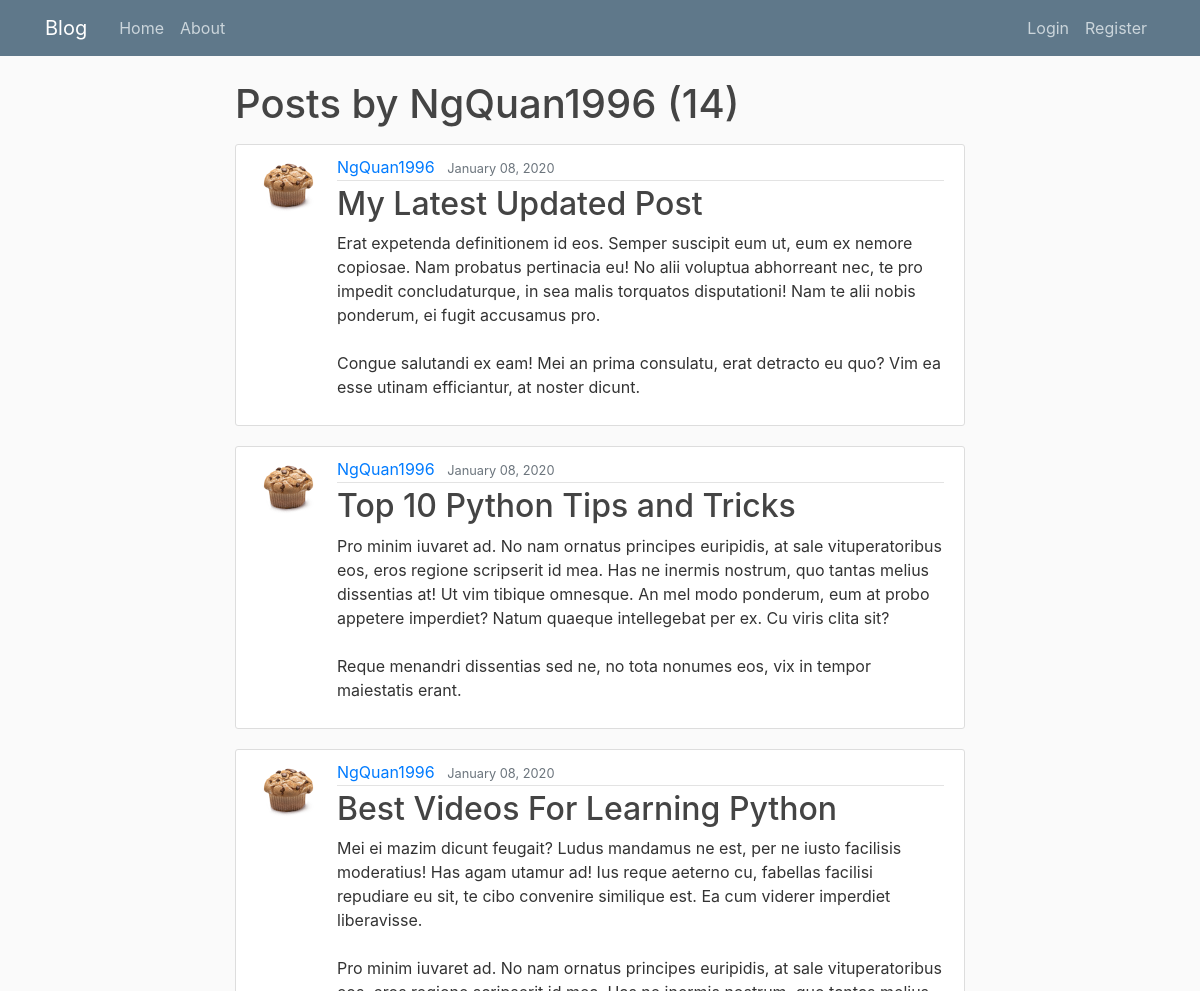
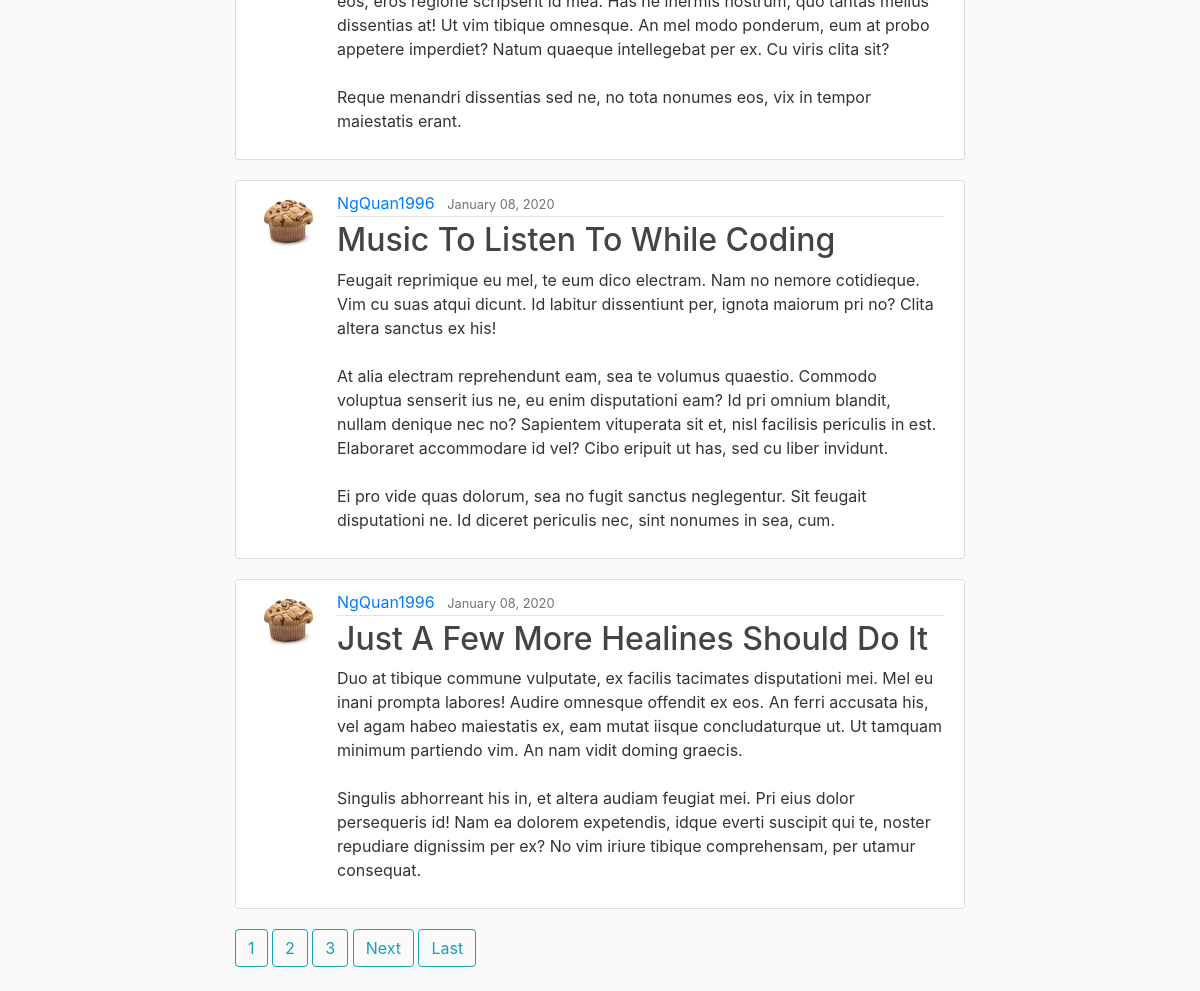
/user/NgQuan1996, run on the app's committed database (2 pictures, top to bottom).
### blog/models.py (models this page shows, shortened)
class Post(models.Model):
  title = models.CharField(max_length=100)
  content = models.TextField()
  date_posted = models.DateTimeField(default=timezone.now)
  author = models.ForeignKey(User, on_delete=models.CASCADE)

### users/models.py (models this page shows, shortened)
class Profile(models.Model):
  user = models.OneToOneField(User, on_delete=models.CASCADE)
  image = models.ImageField(default='default.jpg', upload_to='profile_pics')

### blog/views.py (the view)
# urls.py: path('user/<str:username>', UserPostListView.as_view(), name='user-posts'),
class UserPostListView(ListView):
  model = Post
  template_name = 'blog/user_posts.html'  # <app>/<model>_<viewtype>.html
  context_object_name = 'posts'
  paginate_by = 5
  def get_queryset(self):
    user = get_object_or_404(User, username=self.kwargs.get('username'))
    return Post.objects.filter(author=user).order_by('-date_posted')

### blog/templates/blog/user_posts.html (shortened to what this page needs)
{% extends "blog/base.html" %}
{% block content %}
  <h1 class="mb-3" >Posts by {{ view.kwargs.username }} ({{ page_obj.paginator.count }}) </h1>
  {% for post in posts %}
    <article class="media content-section">
      <img class="rounded-circle article-img" src="{{ post.author.profile.image.url }}">
      <div class="media-body">
        <div class="article-metadata">
          <a class="mr-2" href="{% url 'user-posts' post.author.username %}">{{ post.author }}</a>
          <small class="text-muted">{{ post.date_posted|date:"F d, Y" }}</small>
        </div>
        <h2><a class="article-title" href="{% url 'post-detail' post.id %}">{{ post.title }}</a></h2>
        <p class="article-content">{{ post.content }}</p>
      </div>
    </article>
  {% endfor %}
{% if is_paginated %}
    {% for num in page_obj.paginator.page_range %}
      {% if page.obj.number == num %}
        <a class="btn btn-outline-info mb-4" href="?page={{ num }}">{{ num }}</a>
      {% elif num > page_obj.number|add:'-3' and num < page_obj.number|add:'3' %}
        <a class="btn btn-outline-info mb-4" href="?page={{ num }}">{{ num }}</a>
      {% endif %}
    {% endfor %}
    {% if page_obj.has_next %}
      <a class="btn btn-outline-info mb-4" href="?page={{ page_obb.next_page_number }}">Next</a>
      <a class="btn btn-outline-info mb-4" href="?page={{ page_obj.paginator.num_pages }}">Last</a>
    {% endif %}
  {% endif %}
{% endblock content %}

### blog/static/blog/main.css (style rules this page uses)
body { background: #fafafa; color: #333333; margin-top: 5rem; }
h1, h2, h3, h4, h5, h6 { color: #444444; }
.content-section { background: #ffffff; padding: 10px 20px; border: 1px solid #dddddd; border-radius: 3px; margin-bottom: 20px; }
.article-title { color: #444444; }
.article-content { white-space: pre-line; }
.article-img { height: 65px; width: 65px; margin-right: 16px; }
.article-metadata { padding-bottom: 1px; margin-bottom: 4px; border-bottom: 1px solid #e3e3e3 }

### data on the page
Post: author.profile.image (picture), author "NgQuan1996", date_posted "January 08, 2020", title "My Latest Updated Post", content "Erat expetenda definitionem id eos. Semper suscipit eum ut, eum ex nemore copiosae. Nam probatus pertinacia eu! No alii voluptua abhorreant nec, te pro impedit concludaturque, in sea malis torquatos disputationi! Nam te alii nobis ponderum, ei fugit accusamus pro. Congue salutandi ex eam! Mei an prima consulatu, erat detracto eu quo? Vim ea esse utinam efficiantur, at noster dicunt."
Post: author.profile.image (picture), author "NgQuan1996", date_posted "January 08, 2020", title "Top 10 Python Tips and Tricks", content "Pro minim iuvaret ad. No nam ornatus principes euripidis, at sale vituperatoribus eos, eros regione scripserit id mea. Has ne inermis nostrum, quo tantas melius dissentias at! Ut vim tibique omnesque. An mel modo ponderum, eum at probo appetere imperdiet? Natum quaeque intellegebat per ex. Cu viris clita sit? Reque menandri dissentias sed ne, no tota nonumes eos, vix in tempor maiestatis erant."
Post: author.profile.image (picture), author "NgQuan1996", date_posted "January 08, 2020", title "Best Videos For Learning Python", content "Mei ei mazim dicunt feugait? Ludus mandamus ne est, per ne iusto facilisis moderatius! Has agam utamur ad! Ius reque aeterno cu, fabellas facilisi repudiare eu sit, te cibo convenire similique est. Ea cum viderer imperdiet liberavisse. Pro minim iuvaret ad. No nam ornatus principes euripidis, at sale vituperatoribus eos, eros regione scripserit id mea. Has ne inermis nostrum, quo tantas melius dissentias at! Ut vim tibique omnesque. An mel modo ponderum, eum at probo appetere imperdiet? Natum quaeque intellegebat per ex. Cu viris clita sit? Reque menandri dissentias sed ne, no tota nonumes eos, vix in tempor maiestatis erant."
Post: author.profile.image (picture), author "NgQuan1996", date_posted "January 08, 2020", title "Music To Listen To While Coding", content "Feugait reprimique eu mel, te eum dico electram. Nam no nemore cotidieque. Vim cu suas atqui dicunt. Id labitur dissentiunt per, ignota maiorum pri no? Clita altera sanctus ex his! At alia electram reprehendunt eam, sea te volumus quaestio. Commodo voluptua senserit ius ne, eu enim disputationi eam? Id pri omnium blandit, nullam denique nec no? Sapientem vituperata sit et, nisl facilisis periculis in est. Elaboraret accommodare id vel? Cibo eripuit ut has, sed cu liber invidunt. Ei pro vide quas dolorum, sea no fugit sanctus neglegentur. Sit feugait disputationi ne. Id diceret periculis nec, sint nonumes in sea, cum."
Post: author.profile.image (picture), author "NgQuan1996", date_posted "January 08, 2020", title "Just A Few More Healines Should Do It", content "Duo at tibique commune vulputate, ex facilis tacimates disputationi mei. Mel eu inani prompta labores! Audire omnesque offendit ex eos. An ferri accusata his, vel agam habeo maiestatis ex, eam mutat iisque concludaturque ut. Ut tamquam minimum partiendo vim. An nam vidit doming graecis. Singulis abhorreant his in, et altera audiam feugiat mei. Pri eius dolor persequeris id! Nam ea dolorem expetendis, idque everti suscipit qui te, noster repudiare dignissim per ex? No vim iriure tibique comprehensam, per utamur consequat."

### other printed values
{{ view.kwargs.username }} "NgQuan1996"
{{ page_obj.paginator.count }} "14"
{{ num }} "1" "2" "3"
